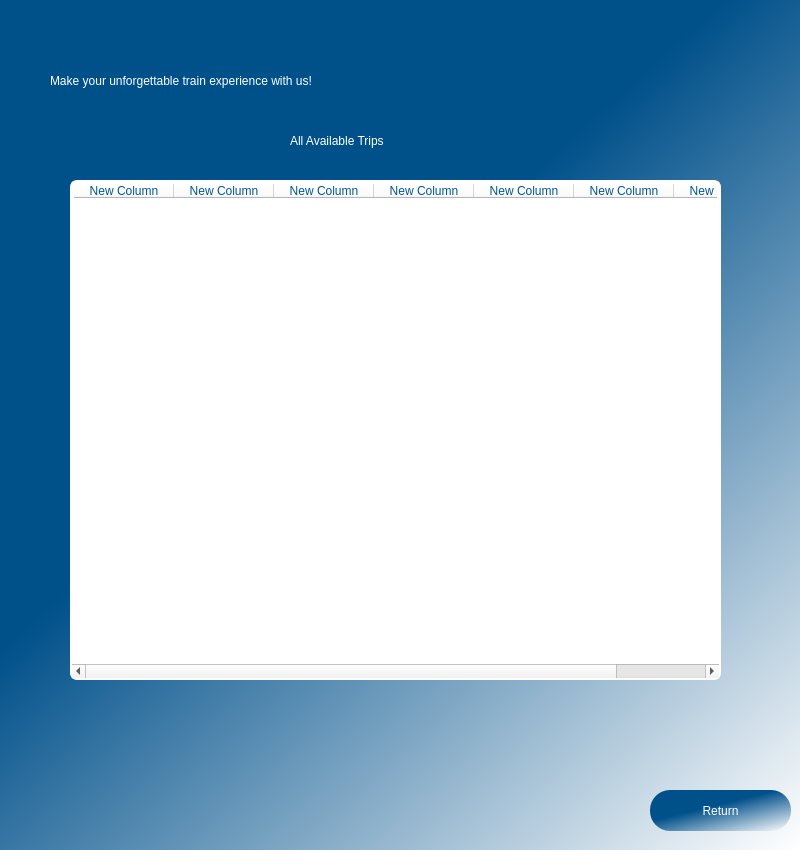
<?xml version="1.0" encoding="UTF-8"?>
<ui version="4.0">
 <class>Dialog</class>
 <widget class="QDialog" name="Dialog">
  <property name="geometry">
   <rect>
    <x>0</x>
    <y>0</y>
    <width>800</width>
    <height>850</height>
   </rect>
  </property>
  <property name="windowTitle">
   <string>Dialog</string>
  </property>
  <widget class="QWidget" name="frame" native="true">
   <property name="geometry">
    <rect>
     <x>0</x>
     <y>0</y>
     <width>800</width>
     <height>850</height>
    </rect>
   </property>
   <property name="styleSheet">
    <string notr="true">QWidget#frame{
    
	background-color: qlineargradient(spread:pad, x1:0.467, y1:0.37, x2:1, y2:1, stop:0 rgba(0, 80, 138, 255), stop:1 rgba(255, 255, 255, 255));

}</string>
   </property>
   <widget class="QPushButton" name="returnButton">
    <property name="geometry">
     <rect>
      <x>650</x>
      <y>790</y>
      <width>141</width>
      <height>41</height>
     </rect>
    </property>
    <property name="styleSheet">
     <string notr="true">QPushButton{
border-radius: 20px;
background-color:qlineargradient(spread:pad, x1:0.467, y1:0.37, x2:1, y2:1, stop:0 rgba(0, 80, 138, 255), stop:1 rgba(255, 255, 255, 255));
font: 63 12pt &quot;Sitka Small Semibold&quot;;
color:white;
}

QPushButton:hover{
	background-color: white;
	color: #00508a;
}</string>
    </property>
    <property name="text">
     <string>Return</string>
    </property>
   </widget>
   <widget class="QTableWidget" name="tableWidget">
    <property name="geometry">
     <rect>
      <x>70</x>
      <y>180</y>
      <width>651</width>
      <height>500</height>
     </rect>
    </property>
    <property name="styleSheet">
     <string notr="true">background-color: white;
font: 8pt &quot;Sitka Small Semibold&quot;;
color:rgb(0, 86, 148);
border: 2px solid white;
border-radius: 7px;
text-align: center;</string>
    </property>
    <property name="sizeAdjustPolicy">
     <enum>QAbstractScrollArea::AdjustToContents</enum>
    </property>
    <property name="editTriggers">
     <set>QAbstractItemView::DoubleClicked</set>
    </property>
    <property name="gridStyle">
     <enum>Qt::CustomDashLine</enum>
    </property>
    <property name="cornerButtonEnabled">
     <bool>false</bool>
    </property>
    <attribute name="verticalHeaderVisible">
     <bool>false</bool>
    </attribute>
    <column>
     <property name="text">
      <string>New Column</string>
     </property>
     <property name="textAlignment">
      <set>AlignCenter</set>
     </property>
    </column>
    <column>
     <property name="text">
      <string>New Column</string>
     </property>
     <property name="textAlignment">
      <set>AlignCenter</set>
     </property>
    </column>
    <column>
     <property name="text">
      <string>New Column</string>
     </property>
     <property name="textAlignment">
      <set>AlignCenter</set>
     </property>
    </column>
    <column>
     <property name="text">
      <string>New Column</string>
     </property>
     <property name="textAlignment">
      <set>AlignCenter</set>
     </property>
    </column>
    <column>
     <property name="text">
      <string>New Column</string>
     </property>
     <property name="textAlignment">
      <set>AlignCenter</set>
     </property>
    </column>
    <column>
     <property name="text">
      <string>New Column</string>
     </property>
     <property name="textAlignment">
      <set>AlignCenter</set>
     </property>
    </column>
    <column>
     <property name="text">
      <string>New Column</string>
     </property>
     <property name="textAlignment">
      <set>AlignCenter</set>
     </property>
    </column>
   </widget>
   <widget class="QLabel" name="label_4">
    <property name="geometry">
     <rect>
      <x>50</x>
      <y>50</y>
      <width>721</width>
      <height>61</height>
     </rect>
    </property>
    <property name="styleSheet">
     <string notr="true">font: 20 20pt &quot;Sitka Heading Semibold&quot;;
color: rgb(255, 255, 255);</string>
    </property>
    <property name="text">
     <string>Make your unforgettable train experience with us!</string>
    </property>
   </widget>
   <widget class="QLabel" name="instructionLabel">
    <property name="geometry">
     <rect>
      <x>170</x>
      <y>690</y>
      <width>471</width>
      <height>31</height>
     </rect>
    </property>
    <property name="styleSheet">
     <string notr="true">font: 20 15pt &quot;Sitka Heading Semibold&quot;;
color: rgb(255, 255, 255);</string>
    </property>
    <property name="text">
     <string/>
    </property>
   </widget>
   <widget class="QLabel" name="label">
    <property name="geometry">
     <rect>
      <x>290</x>
      <y>120</y>
      <width>231</width>
      <height>41</height>
     </rect>
    </property>
    <property name="styleSheet">
     <string notr="true">font: 15pt &quot;Sitka Heading Semibold&quot;;
color: rgb(255, 255, 255);</string>
    </property>
    <property name="text">
     <string>All Available Trips</string>
    </property>
   </widget>
  </widget>
 </widget>
 <resources/>
 <connections/>
</ui>
